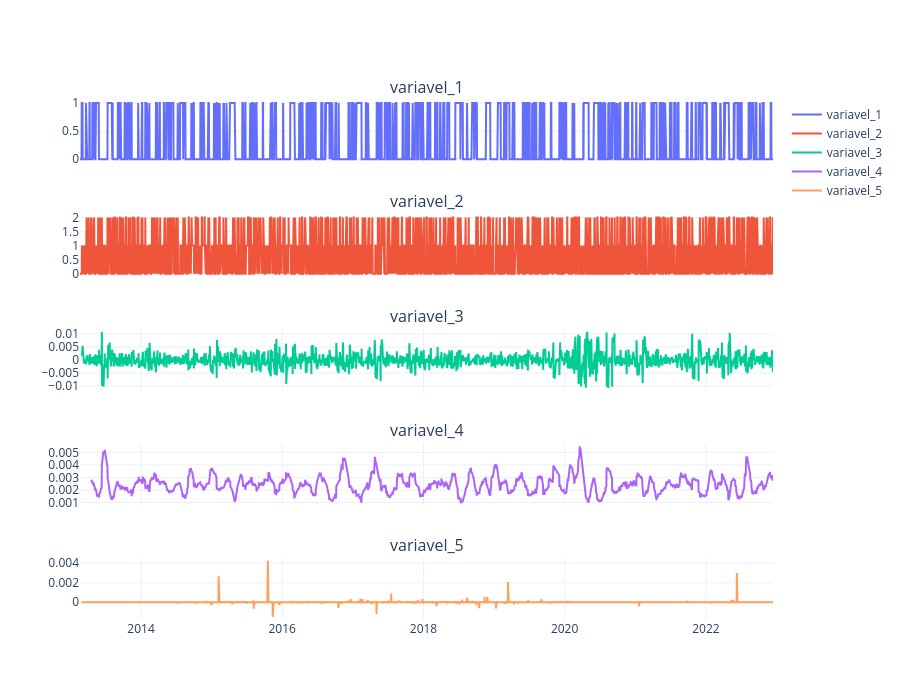

The code cell stored with this chart in its notebook:
### Code cell
fig = make_subplots(rows=len(vars), cols=1, shared_xaxes=True, vertical_spacing=0.10, subplot_titles=vars)
for row in range(1, len(vars)+1):
    fig.add_trace(go.Scatter(x=df['Date'], y=df[f"variavel_{row}"], mode="lines", name=f"variavel_{row}"), row=row, col=1)
fig.update_layout(template="plotly_white",hovermode="x unified",height=700)
fig.show()

### Figure 1 — Plotly figure (JSON) as saved in the notebook; plotly's stock layout.template omitted (floating-point values rounded to 4 significant figures; data arrays with more than 128 entries replaced by an {"elided": "..."} marker saying what was removed)
{"data": [{"mode": "lines", "name": "variavel_1", "type": "scatter", "x": {"elided": "2442 str values"}, "xaxis": "x", "y": {"elided": "2442 int values"}, "yaxis": "y"}, {"mode": "lines", "name": "variavel_2", "type": "scatter", "x": {"elided": "2442 str values"}, "xaxis": "x2", "y": {"elided": "2442 int values"}, "yaxis": "y2"}, {"mode": "lines", "name": "variavel_3", "type": "scatter", "x": {"elided": "2442 str values"}, "xaxis": "x3", "y": {"elided": "2442 float values"}, "yaxis": "y3"}, {"mode": "lines", "name": "variavel_4", "type": "scatter", "x": {"elided": "2442 str values"}, "xaxis": "x4", "y": {"elided": "2442 float values"}, "yaxis": "y4"}, {"mode": "lines", "name": "variavel_5", "type": "scatter", "x": {"elided": "2442 str values"}, "xaxis": "x5", "y": {"elided": "2442 float values"}, "yaxis": "y5"}], "layout": {"annotations": [{"font": {"size": 16}, "showarrow": false, "text": "variavel_1", "x": 0.5, "xanchor": "center", "xref": "paper", "y": 1, "yanchor": "bottom", "yref": "paper"}, {"font": {"size": 16}, "showarrow": false, "text": "variavel_2", "x": 0.5, "xanchor": "center", "xref": "paper", "y": 0.78, "yanchor": "bottom", "yref": "paper"}, {"font": {"size": 16}, "showarrow": false, "text": "variavel_3", "x": 0.5, "xanchor": "center", "xref": "paper", "y": 0.56, "yanchor": "bottom", "yref": "paper"}, {"font": {"size": 16}, "showarrow": false, "text": "variavel_4", "x": 0.5, "xanchor": "center", "xref": "paper", "y": 0.34, "yanchor": "bottom", "yref": "paper"}, {"font": {"size": 16}, "showarrow": false, "text": "variavel_5", "x": 0.5, "xanchor": "center", "xref": "paper", "y": 0.12, "yanchor": "bottom", "yref": "paper"}], "height": 700, "hovermode": "x unified", "xaxis": {"anchor": "y", "domain": [0, 1], "matches": "x5", "showticklabels": false}, "xaxis2": {"anchor": "y2", "domain": [0, 1], "matches": "x5", "showticklabels": false}, "xaxis3": {"anchor": "y3", "domain": [0, 1], "matches": "x5", "showticklabels": false}, "xaxis4": {"anchor": "y4", "domain": [0, 1], "matches": "x5", "showticklabels": false}, "xaxis5": {"anchor": "y5", "domain": [0, 1]}, "yaxis": {"anchor": "x", "domain": [0.88, 1]}, "yaxis2": {"anchor": "x2", "domain": [0.66, 0.78]}, "yaxis3": {"anchor": "x3", "domain": [0.44, 0.56]}, "yaxis4": {"anchor": "x4", "domain": [0.22, 0.34]}, "yaxis5": {"anchor": "x5", "domain": [0, 0.12]}}}
